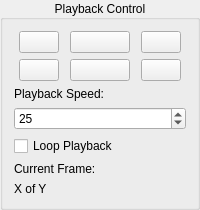
      <widget class="QGroupBox" name="groupBox_3">
       <property name="sizePolicy">
        <sizepolicy hsizetype="Fixed" vsizetype="Fixed">
         <horstretch>0</horstretch>
         <verstretch>0</verstretch>
        </sizepolicy>
       </property>
       <property name="maximumSize">
        <size>
         <width>200</width>
         <height>16777215</height>
        </size>
       </property>
       <property name="title">
        <string>Playback Control</string>
       </property>
       <property name="alignment">
        <set>Qt::AlignCenter</set>
       </property>
       <property name="flat">
        <bool>false</bool>
       </property>
       <layout class="QVBoxLayout" name="verticalLayout_7">
        <item>
         <layout class="QHBoxLayout" name="horizontalLayout_2">
          <item>
           <widget class="QPushButton" name="btnBackOne">
            <property name="sizePolicy">
             <sizepolicy hsizetype="Fixed" vsizetype="Fixed">
              <horstretch>0</horstretch>
              <verstretch>0</verstretch>
             </sizepolicy>
            </property>
            <property name="maximumSize">
             <size>
              <width>40</width>
              <height>16777215</height>
             </size>
            </property>
            <property name="text">
             <string/>
            </property>
            <property name="icon">
             <iconset resource="../icons.qrc">
              <normaloff>:/icons/images/NavBack.png</normaloff>:/icons/images/NavBack.png</iconset>
            </property>
           </widget>
          </item>
          <item>
           <widget class="QPushButton" name="btnStop">
            <property name="sizePolicy">
             <sizepolicy hsizetype="Fixed" vsizetype="Fixed">
              <horstretch>0</horstretch>
              <verstretch>0</verstretch>
             </sizepolicy>
            </property>
            <property name="maximumSize">
             <size>
              <width>60</width>
              <height>16777215</height>
             </size>
            </property>
            <property name="text">
             <string/>
            </property>
            <property name="icon">
             <iconset resource="../icons.qrc">
              <normaloff>:/icons/images/StopHS.png</normaloff>:/icons/images/StopHS.png</iconset>
            </property>
           </widget>
          </item>
          <item>
           <widget class="QPushButton" name="btnForwardOne">
            <property name="sizePolicy">
             <sizepolicy hsizetype="Fixed" vsizetype="Fixed">
              <horstretch>0</horstretch>
              <verstretch>0</verstretch>
             </sizepolicy>
            </property>
            <property name="maximumSize">
             <size>
              <width>40</width>
              <height>16777215</height>
             </size>
            </property>
            <property name="text">
             <string/>
            </property>
            <property name="icon">
             <iconset resource="../icons.qrc">
              <normaloff>:/icons/images/NavForward.png</normaloff>:/icons/images/NavForward.png</iconset>
            </property>
           </widget>
          </item>
         </layout>
        </item>
        <item>
         <layout class="QHBoxLayout" name="horizontalLayout_3">
          <item>
           <widget class="QPushButton" name="btnReverse">
            <property name="sizePolicy">
             <sizepolicy hsizetype="Fixed" vsizetype="Fixed">
              <horstretch>0</horstretch>
              <verstretch>0</verstretch>
             </sizepolicy>
            </property>
            <property name="maximumSize">
             <size>
              <width>40</width>
              <height>16777215</height>
             </size>
            </property>
            <property name="text">
             <string/>
            </property>
            <property name="icon">
             <iconset resource="../icons.qrc">
              <normaloff>:/icons/images/ReverseHS.png</normaloff>:/icons/images/ReverseHS.png</iconset>
            </property>
           </widget>
          </item>
          <item>
           <widget class="QPushButton" name="btnPause">
            <property name="sizePolicy">
             <sizepolicy hsizetype="Fixed" vsizetype="Fixed">
              <horstretch>0</horstretch>
              <verstretch>0</verstretch>
             </sizepolicy>
            </property>
            <property name="maximumSize">
             <size>
              <width>60</width>
              <height>16777215</height>
             </size>
            </property>
            <property name="text">
             <string/>
            </property>
            <property name="icon">
             <iconset resource="../icons.qrc">
              <normaloff>:/icons/images/PauseHS.png</normaloff>:/icons/images/PauseHS.png</iconset>
            </property>
           </widget>
          </item>
          <item>
           <widget class="QPushButton" name="btnPlay">
            <property name="sizePolicy">
             <sizepolicy hsizetype="Fixed" vsizetype="Fixed">
              <horstretch>0</horstretch>
              <verstretch>0</verstretch>
             </sizepolicy>
            </property>
            <property name="maximumSize">
             <size>
              <width>40</width>
              <height>16777215</height>
             </size>
            </property>
            <property name="text">
             <string/>
            </property>
            <property name="icon">
             <iconset resource="../icons.qrc">
              <normaloff>:/icons/images/PlayHS.png</normaloff>:/icons/images/PlayHS.png</iconset>
            </property>
           </widget>
          </item>
         </layout>
        </item>
        <item>
         <widget class="QLabel" name="label_2">
          <property name="sizePolicy">
           <sizepolicy hsizetype="Preferred" vsizetype="Fixed">
            <horstretch>0</horstretch>
            <verstretch>0</verstretch>
           </sizepolicy>
          </property>
          <property name="text">
           <string>Playback Speed:</string>
          </property>
         </widget>
        </item>
        <item>
         <widget class="QSpinBox" name="spinPlayback">
          <property name="sizePolicy">
           <sizepolicy hsizetype="Fixed" vsizetype="Fixed">
            <horstretch>0</horstretch>
            <verstretch>0</verstretch>
           </sizepolicy>
          </property>
          <property name="maximumSize">
           <size>
            <width>200</width>
            <height>16777215</height>
           </size>
          </property>
          <property name="maximum">
           <number>5000</number>
          </property>
          <property name="singleStep">
           <number>10</number>
          </property>
          <property name="value">
           <number>25</number>
          </property>
         </widget>
        </item>
        <item>
         <widget class="QCheckBox" name="cbLoopPlayback">
          <property name="text">
           <string>Loop Playback</string>
          </property>
         </widget>
        </item>
        <item>
         <widget class="QLabel" name="label_3">
          <property name="sizePolicy">
           <sizepolicy hsizetype="Preferred" vsizetype="Fixed">
            <horstretch>0</horstretch>
            <verstretch>0</verstretch>
           </sizepolicy>
          </property>
          <property name="text">
           <string>Current Frame:</string>
          </property>
         </widget>
        </item>
        <item>
         <widget class="QLabel" name="lblNumFrames">
          <property name="sizePolicy">
           <sizepolicy hsizetype="Preferred" vsizetype="Fixed">
            <horstretch>0</horstretch>
            <verstretch>0</verstretch>
           </sizepolicy>
          </property>
          <property name="text">
           <string>X of Y</string>
          </property>
         </widget>
        </item>
       </layout>
      </widget>
